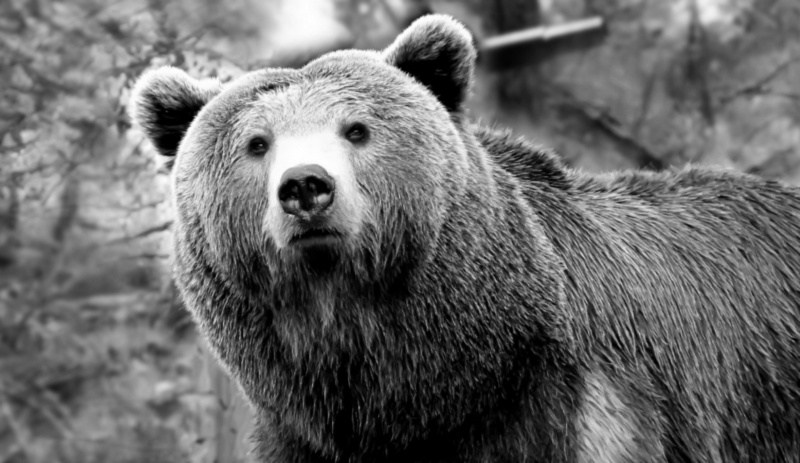
#> input picture bear.jpg, 800 x 463 px
$ python main.py bear.jpg
#> lines starting #> are read from the running program, lines starting #| are printed output that depends on the picture
### hexgon.py
import math
from matplotlib import pyplot as plt
from PIL import Image
import numpy as np


_sqrt3 = np.sqrt(3)
_inv_sqrt3 = np.divide(1, _sqrt3)
_half_sqrt3 = np.multiply(0.5, _sqrt3)
_marker_size = 0.68

# horizontal boundaries for horizontal displacement in ascending order
_bounds = [
    0,
   -0.5 + np.divide(  1, _sqrt3),
    0.5 - np.divide(0.5, _sqrt3),
    0.5 + np.divide(0.5, _sqrt3),
    0.5 + np.divide(  1, _sqrt3)
]


######################### start of adapted code 2 #########################

# source: https://stackoverflow.com/questions/48474699/marker-size-alpha-scaling-with-window-size-zoom-in-plot-scatter

##saving some values
xlim = dict()
ylim = dict()
lines = dict()
line_sizes = dict()

# Hardcoded for now, maybe can try to set them based on input image
fig_width, fig_height = 6, 6
fig, ax = None, None

# [27 lines left out: functions on_resize, lim_change, not called in this run]


#########################  end of adapted code 1  #########################


######################### start of adapted code 2 #########################

# source https://stackoverflow.com/questions/11551049/matplotlib-plot-zooming-with-scroll-wheel

# save a reference to the zoom factory
zoomfac = None

def zoom_factory(ax,base_scale = 2.):
    # [43 lines left out: function zoom_fun, not called in this run]
        # plt.draw() # force re-draw

    fig = ax.get_figure() # get the figure of interest
    # attach the call back
    fig.canvas.mpl_connect('scroll_event',zoom_fun)

    #return the function
    return zoom_fun

#########################  end of adapted code 2  #########################


def display_hex_image(heximg):
    """
    Displays a hexagonal-pixel based image heximg.
    """

    M, N = heximg.shape
    # one bucket for each possible intensity
    # each bucket will contain two lists: the corresponding x and y coordinates
    # of all the points with that intensity
    levels = [[list(), list()] for _ in range(256)]

    # add every pixel in the image

    # first horizontal position (for 1-based i and j)
    x_start = 0.5 + _inv_sqrt3

    for i in range(1, M + 1):      # rows in heximg
        x = x_start
        for j in range(1, N + 1):  # cols in heximg
            # the coords of each hexagonal pixel will be added to the corresponding intensity bucket
            # x
            levels[heximg[i-1, j-1]][0].append(x)
            # y
            levels[heximg[i-1, j-1]][1].append(-(i if j & 1 == 1 else i + 0.5)) # formulas (54) and (55)

            x += _half_sqrt3 # horizontal step between each hexagon


    global fig, ax

    fig = plt.figure(figsize=(6, 6), constrained_layout=False)
    gs  = fig.add_gridspec(1)
    ax = gs.subplots()

    # fig=plt.figure()
    # ax=fig.add_axes([0,0,1,1])

    ret_lines = list()


    global _marker_size
    # _marker_size = 0.68 = constant / 512 , if it changes to 1280, it becomes smaller
    # constant seems to be about 348.16
    _marker_size = 348.16 / max(M, N)
    for intensity, coords in enumerate(levels):
        x_coords, y_coords = coords

        # if intensity == 12: break

        # assign a hexadecimal string
        # to each pixel intensity
        # the hex string format is 0xHEXA,
        # where HEXA is 2 characters (up to 255)
        # so we multiply it by 3 to get an equally
        # distributed 6-digit hexadecimal value
        c = "#" + (hex(intensity)[2:].zfill(2) * 3)

        if len(x_coords) == len(y_coords) and len(x_coords) > 0:
            ret_lines.extend(ax.plot(x_coords, y_coords, marker='H', ms=_marker_size, mec=c, mfc=c, ls="")) # type: ignore
    lines[ax] = ret_lines
    xlim[ax] = ax.get_xlim()    # type: ignore
    ylim[ax] = ax.get_ylim()    # type: ignore
    line_sizes[ax] = [line.get_markersize() for line in lines[ax]]


    # resize markers when zooming in and out
    fig.canvas.mpl_connect('resize_event', on_resize)
    ax.callbacks.connect('xlim_changed', lim_change) # type: ignore
    ax.callbacks.connect('ylim_changed', lim_change) # type: ignore
    ax.axis("off")  # type: ignore

    # maintain aspect ratio when zooming in
    plt.gca().set_aspect('equal')

    # zoom in with scroll wheel
    global zoomfac
    scale = 2
    zoomfac = zoom_factory(ax, base_scale = scale)

    # plt.tight_layout()
    plt.show()


# [10 lines left out: function to_grayscale, not called in this run]


def _get_overlapping_area(displacement):
    """
    Returns the overlapping area of the hexagonal and square pixels of height 1,
    given the horizontal and vertical displacements
    """
    dx, dy = displacement
    A = 0

    # if greater than largest boundary, return 0
    if dx > _bounds[4]:
        return 0

    # Eight possible cases
    if dx > _bounds[3]:
        # case 1
        A = _sqrt3 * np.square(_inv_sqrt3 + 0.5 - dx)

    elif dx > _bounds[2]:
        # case 3
        A = np.multiply(0.25, _sqrt3) + 0.5 - dx

    elif dx > _bounds[1]:
        # case 5
        A = 0.5 + np.multiply(0.25, _sqrt3) - dx - np.multiply(_sqrt3, np.square(0.5 - np.multiply(0.5, _inv_sqrt3) - dx))

    elif dx > _bounds[0]:
        # case 7
        A = 1 - np.multiply(_sqrt3,
                    np.square(0.5 - np.multiply(0.5, _inv_sqrt3) - dx)
                  + np.square(0.5 - np.multiply(0.5, _inv_sqrt3) + dx)
                            )

    # cases 2, 4, 6, and 8 are half of cases 1, 3, 5, and 7, respectively
    if dy == 0.5:
            A = np.multiply(0.5, A)

    # if none of the conditions was satisfied, A remains 0
    return A


def to_hex(squimg):
    """
    Converts an image squimg from a rectangular to hexagonal lattice.
    The resulting image is returned in the form of a matrix (numpy
    multidimensional array). Every other column has one less pixel in
    it, so the last element from every odd column is 0 but should be
    ignored (first column is the 0th, so it will be even).

    At the moment, the function is only implemented for grayscale
    images.
    """

    if len(squimg.shape) != 2:
        return None

    global _sqrt3, _inv_sqrt3

    M, N = squimg.shape
    print(M, N)

    Mh, Nh = M, int(np.floor(2 * N * _inv_sqrt3))

    heximg = np.zeros((Mh, Nh), dtype="uint8")

    for i in range(1, Mh + 1):
        for j in range(1, Nh + 1):

            # calculate x_h and y_h using (54), y_h is integer
            # (54) x_h, y_h = 0.5 + ((3 * j - 1) / (2 * _sqrt3)), i
            # (55) x_h, y_h = 0.5 + ((3 * j - 1) / (2 * _sqrt3)), i + 0.5

            # x_h is identical in both cases, y_h is the only difference
            x_h = 0.5 + ((((3 * j) - 1) >> 1) * _inv_sqrt3)
            y_h = i # will add 0.5 later on if j is even

            delta_x_pk, delta_y_pk = 0, 0

            # coordinates of possibly overlapping pixels
            squixels = []

            # calculate the coordinates of every pixel that might have an overlap
            if j % 2 == 1: # it is faster to do the same check again # if y_h == i:

                # y_h is an integer in this case

                # at most three pixels overlap, use (56)
                p2 = (int(round(x_h)), y_h)
                p1 = (p2[0] - 1, p2[1])
                p3 = (p2[0] + 1, p2[1])

                # add to the list of overlaps
                squixels.append(p1)
                squixels.append(p2)
                squixels.append(p3)

            else:
                y_h = y_h + 0.5
                # at most six pixels overlap, use (58)
                p2 = (int(round(x_h)), int(y_h - 0.5))  # closes integer to x_h
                p1 = (p2[0] - 1, p2[1])
                p3 = (p2[0] + 1, p2[1])
                p4 = (p2[0] - 1, p2[1] + 1)
                p5 = (p2[0]    , p2[1] + 1)
                p6 = (p2[0] + 1, p2[1] + 1)

                # add to the list of overlaps
                squixels.append(p1)
                squixels.append(p2)
                squixels.append(p3)
                squixels.append(p4)
                squixels.append(p5)
                squixels.append(p6)

            # calculate delta_x_pk and delta_y_pk for all k using (57)
            delta_ps = [ (abs(x - x_h), abs(y - y_h)) for x, y in squixels]

            # calculate overlap of neighbors for hexagonal pixel (i,j) using (42) to (49)
            areas = [_get_overlapping_area(disp) for disp in delta_ps]

            # in squixels, each coordinate is (x, y) and composed of integers,
            # which correspond to (j, i) in the matrix
            def valid(sqix, M, N):
                return sqix[0] >= 0 and sqix[0] < N and sqix[1] >= 0 and sqix[1] < M

            # Calculate intensity of hexagonal pixel (i,j) using (3).
            # set the value of the pixel in the matrix heximg
            heximg[i-1][j-1] = np.round(sum(areas[k]
                                          * (squimg[squixels[k][1] - 1, squixels[k][0] - 1]
                                             if valid(squixels[k], M, N) else 0)  # do not take into account pixels that are out of range
                            for k in range(len(areas))))
        # end j
    # end i

    return heximg

### main.py
from PIL import Image, UnidentifiedImageError
from matplotlib import pyplot as plt
import hexgon as hx
import numpy  as np
import threading
import sys

# constants
SHOW_ORIGINAL = True
# FILEPATH = "lena.png"
VERBOSE = True


def main():
  global SHOW_ORIGINAL, VERBOSE

  FILEPATH = sys.argv[1]

  IS_RGB = False
  # read the color image
  if VERBOSE: print(f"Reading file '{FILEPATH}'")
  try:
    img = np.asarray(Image.open(FILEPATH))
#> img is the input picture: shape (463, 800); min 0, max 255, mean 106.4
    IS_RGB = len(img.shape) > 2
#> IS_RGB = False
  except FileNotFoundError:
      print(f"File '{FILEPATH}' not found.")
      exit()
  except UnidentifiedImageError:
      print(f"Filetype not supported.")
      exit()

  # convert to grayscale
  gimg = hx.to_grayscale(img) if IS_RGB else img


  # decided to calculate hex image in a
  # separate thread while (and if) the original
  # image is displayed.
  result = []
  th = threading.Thread(target=convert_to_hexagonal, args=(gimg, result))
  th.start()

  # global boolean to determine if original image is plotted
  if SHOW_ORIGINAL == True:
    plot = plt.imshow(gimg)
    plot.set_cmap('gray')
    ax = plt.gca()
    ax.axis("off")
    ax.set_title("Original image")
    # plt.tight_layout()
    plt.show()

  if VERBOSE: print("Coverting to hexagonal lattice...")

  # Wait for the thread to finish before we continue
  th.join()

  # Retrieve the result
  himg = result[0]

  if VERBOSE: print("Done converting.")
  if VERBOSE: print("Displaying hexagonal image.")

  hx.display_hex_image(himg)
#> in display_hex_image, `plt.show()`:
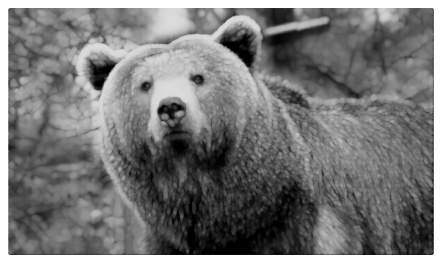
#> figure drawn by matplotlib, 1 panel


def convert_to_hexagonal(image, array: list):
  """
  Converts the given image to a hexagonal image and
  stores the result in the first index of the given list
  """

  # The reason the image is stored in an array instead of
  # directly returned is because this method may be called
  # by a separate thread
  if len(array) < 1:
    array.append(None)
  array[0] = hx.to_hex(image)


if __name__ == "__main__":
    main()
